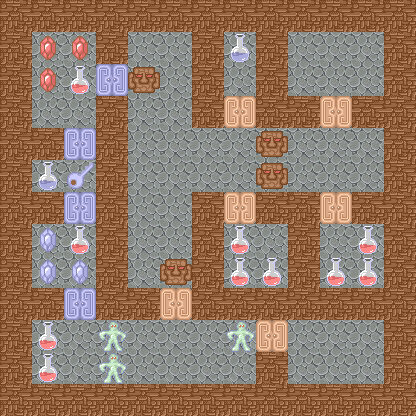

This is a level from a 2D game, rendered from its Tiled map with the project's own tilesets. A one-line summary and the complete map file follow:
An orthogonal 13x13 tile map with 32x32 px tiles, 5 tile layers (floor, wall, enemy, door, ...), 4 tilesets and 2 objects (2x teleport).

<map version="1.0" tiledversion="1.1.5" orientation="orthogonal" renderorder="right-down" width="13" height="13" tilewidth="32" tileheight="32" infinite="0" nextobjectid="3">
 <tileset firstgid="1" source="terrain.tsx" />
 <tileset firstgid="3" source="enemy.tsx" />
 <tileset firstgid="259" source="door.tsx" />
 <tileset firstgid="275" source="item.tsx" />
 <layer name="floor" width="13" height="13">
  <data encoding="csv">
1,1,1,1,1,1,1,1,1,1,1,1,1,
1,1,1,1,1,1,1,1,1,1,1,1,1,
1,1,1,1,1,1,1,1,1,1,1,1,1,
1,1,1,1,1,1,1,1,1,1,1,1,1,
1,1,1,1,1,1,1,1,1,1,1,1,1,
1,1,1,1,1,1,1,1,1,1,1,1,1,
1,1,1,1,1,1,1,1,1,1,1,1,1,
1,1,1,1,1,1,1,1,1,1,1,1,1,
1,1,1,1,1,1,1,1,1,1,1,1,1,
1,1,1,1,1,1,1,1,1,1,1,1,1,
1,1,1,1,1,1,1,1,1,1,1,1,1,
1,1,1,1,1,1,1,1,1,1,1,1,1,
1,1,1,1,1,1,1,1,1,1,1,1,1
</data>
 </layer>
 <layer name="wall" width="13" height="13">
  <data encoding="csv">
2,2,2,2,2,2,2,2,2,2,2,2,2,
2,0,0,2,0,0,2,0,2,0,0,0,2,
2,0,0,0,0,0,2,0,2,0,0,0,2,
2,0,0,2,0,0,2,0,2,2,0,2,2,
2,2,0,2,0,0,0,0,0,0,0,0,2,
2,0,0,2,0,0,0,0,0,0,0,0,2,
2,2,0,2,0,0,2,0,2,2,0,2,2,
2,0,0,2,0,0,2,0,0,2,0,0,2,
2,0,0,2,0,0,2,0,0,2,0,0,2,
2,2,0,2,2,0,2,2,2,2,2,2,2,
2,0,0,0,0,0,0,0,0,0,0,0,2,
2,0,0,0,0,0,0,0,2,0,0,0,2,
2,2,2,2,2,2,2,2,2,2,2,2,2
</data>
 </layer>
 <layer name="enemy" width="13" height="13">
  <data encoding="csv">
0,0,0,0,0,0,0,0,0,0,0,0,0,
0,0,0,0,0,0,0,0,0,0,0,0,0,
0,0,0,0,75,0,0,0,0,0,0,0,0,
0,0,0,0,0,0,0,0,0,0,0,0,0,
0,0,0,0,0,0,0,0,75,0,0,0,0,
0,0,0,0,0,0,0,0,75,0,0,0,0,
0,0,0,0,0,0,0,0,0,0,0,0,0,
0,0,0,0,0,0,0,0,0,0,0,0,0,
0,0,0,0,0,75,0,0,0,0,0,0,0,
0,0,0,0,0,0,0,0,0,0,0,0,0,
0,0,0,79,0,0,0,79,0,0,0,0,0,
0,0,0,79,0,0,0,0,0,0,0,0,0,
0,0,0,0,0,0,0,0,0,0,0,0,0
</data>
 </layer>
 <layer name="door" width="13" height="13">
  <data encoding="csv">
0,0,0,0,0,0,0,0,0,0,0,0,0,
0,0,0,0,0,0,0,0,0,0,0,0,0,
0,0,0,260,0,0,0,0,0,0,0,0,0,
0,0,0,0,0,0,0,259,0,0,259,0,0,
0,0,260,0,0,0,0,0,0,0,0,0,0,
0,0,0,0,0,0,0,0,0,0,0,0,0,
0,0,260,0,0,0,0,259,0,0,259,0,0,
0,0,0,0,0,0,0,0,0,0,0,0,0,
0,0,0,0,0,0,0,0,0,0,0,0,0,
0,0,260,0,0,259,0,0,0,0,0,0,0,
0,0,0,0,0,0,0,0,259,0,0,0,0,
0,0,0,0,0,0,0,0,0,0,0,0,0,
0,0,0,0,0,0,0,0,0,0,0,0,0
</data>
 </layer>
 <layer name="item" width="13" height="13">
  <data encoding="csv">
0,0,0,0,0,0,0,0,0,0,0,0,0,
0,275,275,0,0,0,0,280,0,0,0,0,0,
0,275,279,0,0,0,0,0,0,0,0,0,0,
0,0,0,0,0,0,0,0,0,0,0,0,0,
0,0,0,0,0,0,0,0,0,0,0,0,0,
0,280,292,0,0,0,0,0,0,0,0,0,0,
0,0,0,0,0,0,0,0,0,0,0,0,0,
0,276,279,0,0,0,0,279,0,0,0,279,0,
0,276,276,0,0,0,0,279,279,0,279,279,0,
0,0,0,0,0,0,0,0,0,0,0,0,0,
0,279,0,0,0,0,0,0,0,0,0,0,0,
0,279,0,0,0,0,0,0,0,0,0,0,0,
0,0,0,0,0,0,0,0,0,0,0,0,0
</data>
 </layer>
 <objectgroup name="object">
  <object id="1" type="teleport" x="352" y="32" width="32" height="32">
   <properties>
    <property name="heroTileCoordX" type="int" value="10" />
    <property name="heroTileCoordY" type="int" value="1" />
    <property name="image" value="up_floor.png" />
    <property name="targetMap" value="15" />
   </properties>
  </object>
  <object id="2" type="teleport" x="352" y="352" width="32" height="32">
   <properties>
    <property name="heroTileCoordX" type="int" value="10" />
    <property name="heroTileCoordY" type="int" value="11" />
    <property name="image" value="down_floor.png" />
    <property name="targetMap" value="13" />
   </properties>
  </object>
 </objectgroup>
</map>
